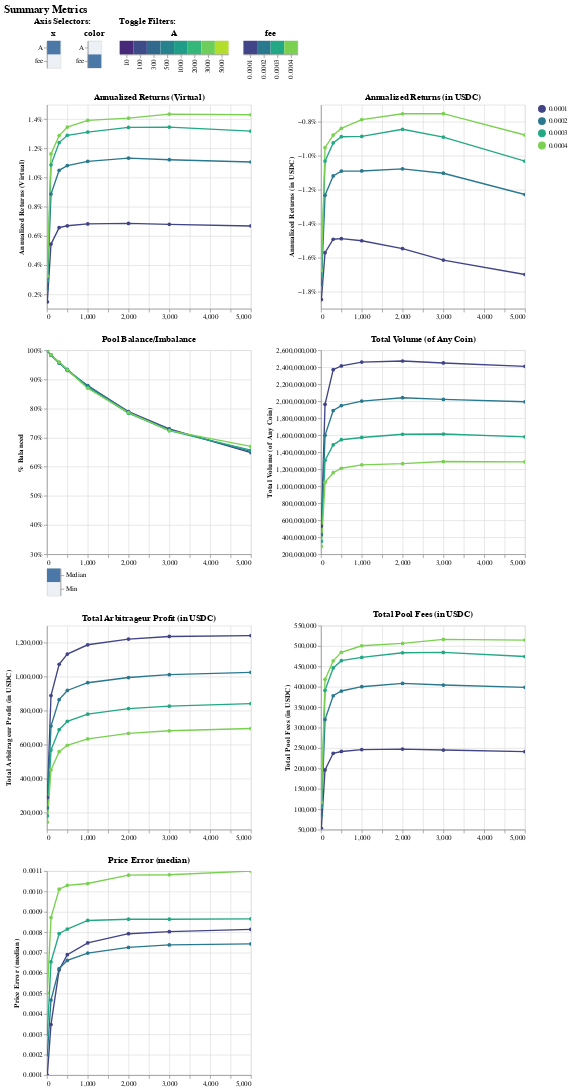

This figure's notebook cell:
### Markdown cell above
Instead, we'll output the results with "plot". Because the output, containing "summary" and "data" sections, is quite large, let's display only the "summary" section without saving the results using the "save_as" keyword argument.

### Code cell
res.plot(summary=True, data=False, save_as=None)

### Figure 1 — Vega-Lite specification as saved in the notebook (floating-point values rounded to 4 significant figures)
{"config": {"view": {"continuousWidth": 300, "continuousHeight": 300}}, "vconcat": [{"hconcat": [{"concat": [{"data": {"name": "data-de3d775f25859dd3a4bacfddf682eea1"}, "mark": {"type": "rect"}, "encoding": {"color": {"legend": null, "scale": {"scheme": "viridis"}}, "opacity": {"condition": {"param": "param_1", "value": 1}, "value": 0.1}, "y": {"axis": {"orient": "left"}, "field": "labels", "title": null, "type": "ordinal"}}, "name": "view_1", "title": "x"}, {"data": {"name": "data-02ee0ec22ef8ef732099c7bed2835f29"}, "mark": {"type": "rect"}, "encoding": {"color": {"legend": null, "scale": {"scheme": "viridis"}}, "opacity": {"condition": {"param": "param_2", "value": 1}, "value": 0.1}, "y": {"axis": {"orient": "left"}, "field": "labels", "title": null, "type": "ordinal"}}, "name": "view_2", "title": "color"}], "title": "Axis Selectors:"}, {"concat": [{"data": {"name": "data-8ead4fbb0cac6f761e6cb08de96e2e79"}, "mark": {"type": "rect"}, "encoding": {"color": {"field": "labels", "legend": null, "scale": {"scheme": "viridis"}, "type": "ordinal"}, "opacity": {"condition": {"param": "param_3", "value": 1}, "value": 0.1}, "x": {"axis": {"orient": "bottom"}, "field": "labels", "title": null, "type": "ordinal"}}, "name": "view_3", "title": "A"}, {"data": {"name": "data-d562fbabbc8a7419df3510bdb5d22a62"}, "mark": {"type": "rect"}, "encoding": {"color": {"field": "labels", "legend": null, "scale": {"scheme": "viridis"}, "type": "ordinal"}, "opacity": {"condition": {"param": "param_4", "value": 1}, "value": 0.1}, "x": {"axis": {"orient": "bottom"}, "field": "labels", "title": null, "type": "ordinal"}}, "name": "view_4", "title": "fee"}], "resolve": {"scale": {"color": "independent"}}, "title": "Toggle Filters:"}]}, {"concat": [{"mark": {"type": "line", "point": true}, "encoding": {"color": {"field": "color", "scale": {"scheme": "viridis"}, "title": null, "type": "ordinal"}, "tooltip": [{"field": "pool_value_virtual annualized_returns", "title": "Annualized Returns (Virtual)", "type": "quantitative"}, {"field": "A", "type": "quantitative"}, {"field": "fee", "type": "quantitative"}], "x": {"field": "x", "scale": {"zero": false}, "title": null, "type": "quantitative"}, "y": {"axis": {"format": "%"}, "field": "pool_value_virtual annualized_returns", "scale": {"zero": false}, "title": "Annualized Returns (Virtual)", "type": "quantitative"}}, "name": "view_5", "title": "Annualized Returns (Virtual)", "transform": [{"calculate": "datum[param_1.x]", "as": "x"}, {"calculate": "datum[param_2.color]", "as": "color"}, {"filter": {"param": "param_3"}}, {"filter": {"param": "param_4"}}]}, {"mark": {"type": "line", "point": true}, "encoding": {"color": {"field": "color", "scale": {"scheme": "viridis"}, "title": null, "type": "ordinal"}, "tooltip": [{"field": "pool_value annualized_returns", "title": "Annualized Returns (in USDC)", "type": "quantitative"}, {"field": "A", "type": "quantitative"}, {"field": "fee", "type": "quantitative"}], "x": {"field": "x", "scale": {"zero": false}, "title": null, "type": "quantitative"}, "y": {"axis": {"format": "%"}, "field": "pool_value annualized_returns", "scale": {"zero": false}, "title": "Annualized Returns (in USDC)", "type": "quantitative"}}, "name": "view_6", "title": "Annualized Returns (in USDC)", "transform": [{"calculate": "datum[param_1.x]", "as": "x"}, {"calculate": "datum[param_2.color]", "as": "color"}, {"filter": {"param": "param_3"}}, {"filter": {"param": "param_4"}}]}, {"vconcat": [{"layer": [{"mark": {"type": "line", "point": true}, "encoding": {"color": {"field": "color", "scale": {"scheme": "viridis"}, "title": null, "type": "ordinal"}, "opacity": {"condition": {"test": "indexof(param_7.submetric, 'pool_balance median') != -1", "value": 1}, "value": 0}, "tooltip": [{"field": "pool_balance median", "title": "Median % Balanced", "type": "quantitative"}, {"field": "A", "type": "quantitative"}, {"field": "fee", "type": "quantitative"}], "x": {"field": "x", "scale": {"zero": false}, "title": null, "type": "quantitative"}, "y": {"axis": {"format": "%"}, "field": "pool_balance median", "scale": {"zero": false}, "title": "% Balanced", "type": "quantitative"}}, "name": "view_7", "title": "Pool Balance/Imbalance", "transform": [{"calculate": "datum[param_1.x]", "as": "x"}, {"calculate": "datum[param_2.color]", "as": "color"}, {"filter": {"param": "param_3"}}, {"filter": {"param": "param_4"}}]}, {"mark": {"type": "line", "point": true}, "encoding": {"color": {"field": "color", "scale": {"scheme": "viridis"}, "title": null, "type": "ordinal"}, "opacity": {"condition": {"test": "indexof(param_7.submetric, 'pool_balance min') != -1", "value": 1}, "value": 0}, "tooltip": [{"field": "pool_balance min", "title": "Min % Balanced", "type": "quantitative"}, {"field": "A", "type": "quantitative"}, {"field": "fee", "type": "quantitative"}], "x": {"field": "x", "scale": {"zero": false}, "title": null, "type": "quantitative"}, "y": {"axis": {"format": "%"}, "field": "pool_balance min", "scale": {"zero": false}, "title": "% Balanced", "type": "quantitative"}}, "name": "view_8", "title": "Pool Balance/Imbalance", "transform": [{"calculate": "datum[param_1.x]", "as": "x"}, {"calculate": "datum[param_2.color]", "as": "color"}, {"filter": {"param": "param_3"}}, {"filter": {"param": "param_4"}}]}], "data": {"name": "data-27a7fd9787c1173d7f3fdb4ce6fa388b"}}, {"data": {"name": "data-4d71f46b9aefd1101b4723599b0c790a"}, "mark": {"type": "rect"}, "encoding": {"color": {"legend": null, "scale": {"scheme": "viridis"}}, "opacity": {"condition": {"param": "param_7", "value": 1}, "value": 0.1}, "y": {"axis": {"orient": "right"}, "field": "labels", "title": null, "type": "ordinal"}}, "name": "view_9", "title": ""}], "spacing": 2}, {"mark": {"type": "line", "point": true}, "encoding": {"color": {"field": "color", "scale": {"scheme": "viridis"}, "title": null, "type": "ordinal"}, "tooltip": [{"field": "pool_volume sum", "title": "Total Volume (of Any Coin)", "type": "quantitative"}, {"field": "A", "type": "quantitative"}, {"field": "fee", "type": "quantitative"}], "x": {"field": "x", "scale": {"zero": false}, "title": null, "type": "quantitative"}, "y": {"field": "pool_volume sum", "scale": {"zero": false}, "title": "Total Volume (of Any Coin)", "type": "quantitative"}}, "name": "view_10", "title": "Total Volume (of Any Coin)", "transform": [{"calculate": "datum[param_1.x]", "as": "x"}, {"calculate": "datum[param_2.color]", "as": "color"}, {"filter": {"param": "param_3"}}, {"filter": {"param": "param_4"}}]}, {"mark": {"type": "line", "point": true}, "encoding": {"color": {"field": "color", "scale": {"scheme": "viridis"}, "title": null, "type": "ordinal"}, "tooltip": [{"field": "arb_profit sum", "title": "Total Arbitrageur Profit (in USDC)", "type": "quantitative"}, {"field": "A", "type": "quantitative"}, {"field": "fee", "type": "quantitative"}], "x": {"field": "x", "scale": {"zero": false}, "title": null, "type": "quantitative"}, "y": {"field": "arb_profit sum", "scale": {"zero": false}, "title": "Total Arbitrageur Profit (in USDC)", "type": "quantitative"}}, "name": "view_11", "title": "Total Arbitrageur Profit (in USDC)", "transform": [{"calculate": "datum[param_1.x]", "as": "x"}, {"calculate": "datum[param_2.color]", "as": "color"}, {"filter": {"param": "param_3"}}, {"filter": {"param": "param_4"}}]}, {"mark": {"type": "line", "point": true}, "encoding": {"color": {"field": "color", "scale": {"scheme": "viridis"}, "title": null, "type": "ordinal"}, "tooltip": [{"field": "pool_fees sum", "title": "Total Pool Fees (in USDC)", "type": "quantitative"}, {"field": "A", "type": "quantitative"}, {"field": "fee", "type": "quantitative"}], "x": {"field": "x", "scale": {"zero": false}, "title": null, "type": "quantitative"}, "y": {"field": "pool_fees sum", "scale": {"zero": false}, "title": "Total Pool Fees (in USDC)", "type": "quantitative"}}, "name": "view_12", "title": "Total Pool Fees (in USDC)", "transform": [{"calculate": "datum[param_1.x]", "as": "x"}, {"calculate": "datum[param_2.color]", "as": "color"}, {"filter": {"param": "param_3"}}, {"filter": {"param": "param_4"}}]}, {"mark": {"type": "line", "point": true}, "encoding": {"color": {"field": "color", "scale": {"scheme": "viridis"}, "title": null, "type": "ordinal"}, "tooltip": [{"field": "price_error median", "title": "Price Error (median)", "type": "quantitative"}, {"field": "A", "type": "quantitative"}, {"field": "fee", "type": "quantitative"}], "x": {"field": "x", "scale": {"zero": false}, "title": null, "type": "quantitative"}, "y": {"field": "price_error median", "scale": {"zero": false}, "title": "Price Error (median)", "type": "quantitative"}}, "name": "view_13", "title": "Price Error (median)", "transform": [{"calculate": "datum[param_1.x]", "as": "x"}, {"calculate": "datum[param_2.color]", "as": "color"}, {"filter": {"param": "param_3"}}, {"filter": {"param": "param_4"}}]}], "columns": 2, "data": {"name": "data-27a7fd9787c1173d7f3fdb4ce6fa388b"}}], "params": [{"name": "param_1", "select": {"type": "point", "clear": false, "fields": ["x"], "toggle": false}, "value": [{"x": "A"}], "views": ["view_1"]}, {"name": "param_2", "select": {"type": "point", "clear": false, "fields": ["color"], "toggle": false}, "value": [{"color": "fee"}], "views": ["view_2"]}, {"name": "param_3", "select": {"type": "point", "clear": false, "fields": ["A"], "toggle": "true"}, "value": [{"A": 10.0}, {"A": 100.0}, {"A": 300.0}, {"A": 500.0}, {"A": 1000.0}, {"A": 2000.0}, {"A": 3000.0}, {"A": 5000.0}], "views": ["view_3"]}, {"name": "param_4", "select": {"type": "point", "clear": false, "fields": ["fee"], "toggle": "true"}, "value": [{"fee": 0.0001}, {"fee": 0.0002}, {"fee": 0.0003}, {"fee": 0.0004}], "views": ["view_4"]}, {"name": "param_5", "select": {"type": "interval", "encodings": ["x", "y"]}, "bind": "scales", "views": ["view_5"]}, {"name": "param_6", "select": {"type": "interval", "encodings": ["x", "y"]}, "bind": "scales", "views": ["view_6"]}, {"name": "param_8", "select": {"type": "interval", "encodings": ["x", "y"]}, "bind": "scales", "views": ["view_7"]}, {"name": "param_9", "select": {"type": "interval", "encodings": ["x", "y"]}, "bind": "scales", "views": ["view_8"]}, {"name": "param_7", "select": {"type": "point", "clear": false, "fields": ["submetric"], "toggle": "true"}, "value": [{"submetric": "pool_balance median"}], "views": ["view_9"]}, {"name": "param_10", "select": {"type": "interval", "encodings": ["x", "y"]}, "bind": "scales", "views": ["view_10"]}, {"name": "param_11", "select": {"type": "interval", "encodings": ["x", "y"]}, "bind": "scales", "views": ["view_11"]}, {"name": "param_12", "select": {"type": "interval", "encodings": ["x", "y"]}, "bind": "scales", "views": ["view_12"]}, {"name": "param_13", "select": {"type": "interval", "encodings": ["x", "y"]}, "bind": "scales", "views": ["view_13"]}], "resolve": {"scale": {"color": "independent"}}, "title": {"text": "Summary Metrics", "fontSize": 16}, "$schema": "https://vega.github.io/schema/vega-lite/v5.14.1.json", "datasets": {"data-de3d775f25859dd3a4bacfddf682eea1": [{"x": "A", "labels": "A"}, {"x": "fee", "labels": "fee"}], "data-02ee0ec22ef8ef732099c7bed2835f29": [{"color": "A", "labels": "A"}, {"color": "fee", "labels": "fee"}], "data-8ead4fbb0cac6f761e6cb08de96e2e79": [{"A": 10, "labels": 10}, {"A": 100, "labels": 100}, {"A": 300, "labels": 300}, {"A": 500, "labels": 500}, {"A": 1000, "labels": 1000}, {"A": 2000, "labels": 2000}, {"A": 3000, "labels": 3000}, {"A": 5000, "labels": 5000}], "data-d562fbabbc8a7419df3510bdb5d22a62": [{"fee": 0.0001, "labels": 0.0001}, {"fee": 0.0002, "labels": 0.0002}, {"fee": 0.0003, "labels": 0.0003}, {"fee": 0.0004, "labels": 0.0004}], "data-27a7fd9787c1173d7f3fdb4ce6fa388b": [{"A": 10, "fee": 0.0001, "pool_value_virtual annualized_returns": 0.00147, "pool_value annualized_returns": -0.01846, "pool_balance median": 0.9977, "pool_balance min": 0.9779, "pool_volume sum": 531300000.0, "arb_profit sum": 289300.0, "pool_fees sum": 53140.0, "price_error median": 0.0001}, {"A": 10, "fee": 0.0002, "pool_value_virtual annualized_returns": 0.002379, "pool_value annualized_returns": -0.01757, "pool_balance median": 0.9978, "pool_balance min": 0.9783, "pool_volume sum": 429700000.0, "arb_profit sum": 227500.0, "pool_fees sum": 85950.0, "price_error median": 0.0002}, {"A": 10, "fee": 0.0003, "pool_value_virtual annualized_returns": 0.002927, "pool_value annualized_returns": -0.01703, "pool_balance median": 0.9978, "pool_balance min": 0.9789, "pool_volume sum": 352400000.0, "arb_profit sum": 180800.0, "pool_fees sum": 105700.0, "price_error median": 0.0003}, {"A": 10, "fee": 0.0004, "pool_value_virtual annualized_returns": 0.00323, "pool_value annualized_returns": -0.01674, "pool_balance median": 0.9978, "pool_balance min": 0.9795, "pool_volume sum": 291600000.0, "arb_profit sum": 144200.0, "pool_fees sum": 116700.0, "price_error median": 0.000503}, {"A": 100, "fee": 0.0001, "pool_value_virtual annualized_returns": 0.005436, "pool_value annualized_returns": -0.0157, "pool_balance median": 0.9833, "pool_balance min": 0.9224, "pool_volume sum": 1963000000.0, "arb_profit sum": 888500.0, "pool_fees sum": 196300.0, "price_error median": 0.000348}, {"A": 100, "fee": 0.0002, "pool_value_virtual annualized_returns": 0.008872, "pool_value annualized_returns": -0.01232, "pool_balance median": 0.9835, "pool_balance min": 0.9222, "pool_volume sum": 1598000000.0, "arb_profit sum": 708800.0, "pool_fees sum": 319700.0, "price_error median": 0.000468}, {"A": 100, "fee": 0.0003, "pool_value_virtual annualized_returns": 0.01087, "pool_value annualized_returns": -0.01032, "pool_balance median": 0.9839, "pool_balance min": 0.9247, "pool_volume sum": 1305000000.0, "arb_profit sum": 567500.0, "pool_fees sum": 391400.0, "price_error median": 0.000655}, {"A": 100, "fee": 0.0004, "pool_value_virtual annualized_returns": 0.01162, "pool_value annualized_returns": -0.009527, "pool_balance median": 0.9842, "pool_balance min": 0.9279, "pool_volume sum": 1045000000.0, "arb_profit sum": 451800.0, "pool_fees sum": 418200.0, "price_error median": 0.000872}, {"A": 300, "fee": 0.0001, "pool_value_virtual annualized_returns": 0.006568, "pool_value annualized_returns": -0.01491, "pool_balance median": 0.9562, "pool_balance min": 0.8028, "pool_volume sum": 2370000000.0, "arb_profit sum": 1073000.0, "pool_fees sum": 237100.0, "price_error median": 0.000616}, {"A": 300, "fee": 0.0002, "pool_value_virtual annualized_returns": 0.0105, "pool_value annualized_returns": -0.01119, "pool_balance median": 0.9573, "pool_balance min": 0.8143, "pool_volume sum": 1890000000.0, "arb_profit sum": 864400.0, "pool_fees sum": 378100.0, "price_error median": 0.000622}, {"A": 300, "fee": 0.0003, "pool_value_virtual annualized_returns": 0.0124, "pool_value annualized_returns": -0.009244, "pool_balance median": 0.9575, "pool_balance min": 0.8235, "pool_volume sum": 1487000000.0, "arb_profit sum": 687600.0, "pool_fees sum": 446200.0, "price_error median": 0.000793}, {"A": 300, "fee": 0.0004, "pool_value_virtual annualized_returns": 0.01288, "pool_value annualized_returns": -0.008787, "pool_balance median": 0.959, "pool_balance min": 0.8289, "pool_volume sum": 1159000000.0, "arb_profit sum": 558400.0, "pool_fees sum": 463500.0, "price_error median": 0.001011}, {"A": 500, "fee": 0.0001, "pool_value_virtual annualized_returns": 0.006691, "pool_value annualized_returns": -0.01488, "pool_balance median": 0.9312, "pool_balance min": 0.7173, "pool_volume sum": 2415000000.0, "arb_profit sum": 1132000.0, "pool_fees sum": 241500.0, "price_error median": 0.00069}, {"A": 500, "fee": 0.0002, "pool_value_virtual annualized_returns": 0.01082, "pool_value annualized_returns": -0.0109, "pool_balance median": 0.9306, "pool_balance min": 0.724, "pool_volume sum": 1948000000.0, "arb_profit sum": 918400.0, "pool_fees sum": 389700.0, "price_error median": 0.000662}, {"A": 500, "fee": 0.0003, "pool_value_virtual annualized_returns": 0.0129, "pool_value annualized_returns": -0.008883, "pool_balance median": 0.9344, "pool_balance min": 0.7329, "pool_volume sum": 1547000000.0, "arb_profit sum": 737300.0, "pool_fees sum": 464100.0, "price_error median": 0.000816}, {"A": 500, "fee": 0.0004, "pool_value_virtual annualized_returns": 0.01347, "pool_value annualized_returns": -0.008396, "pool_balance median": 0.9321, "pool_balance min": 0.742, "pool_volume sum": 1211000000.0, "arb_profit sum": 596100.0, "pool_fees sum": 484500.0, "price_error median": 0.00103}, {"A": 1000, "fee": 0.0001, "pool_value_virtual annualized_returns": 0.006818, "pool_value annualized_returns": -0.015, "pool_balance median": 0.8776, "pool_balance min": 0.5838, "pool_volume sum": 2460000000.0, "arb_profit sum": 1187000.0, "pool_fees sum": 246000.0, "price_error median": 0.000748}, {"A": 1000, "fee": 0.0002, "pool_value_virtual annualized_returns": 0.01111, "pool_value annualized_returns": -0.0109, "pool_balance median": 0.8783, "pool_balance min": 0.5925, "pool_volume sum": 2001000000.0, "arb_profit sum": 963900.0, "pool_fees sum": 400200.0, "price_error median": 0.000698}, {"A": 1000, "fee": 0.0003, "pool_value_virtual annualized_returns": 0.01312, "pool_value annualized_returns": -0.008864, "pool_balance median": 0.8725, "pool_balance min": 0.606, "pool_volume sum": 1573000000.0, "arb_profit sum": 779200.0, "pool_fees sum": 472100.0, "price_error median": 0.000858}, {"A": 1000, "fee": 0.0004, "pool_value_virtual annualized_returns": 0.01392, "pool_value annualized_returns": -0.007875, "pool_balance median": 0.8695, "pool_balance min": 0.6104, "pool_volume sum": 1251000000.0, "arb_profit sum": 633500.0, "pool_fees sum": 500600.0, "price_error median": 0.001039}, {"A": 2000, "fee": 0.0001, "pool_value_virtual annualized_returns": 0.006853, "pool_value annualized_returns": -0.01546, "pool_balance median": 0.7893, "pool_balance min": 0.4633, "pool_volume sum": 2473000000.0, "arb_profit sum": 1221000.0, "pool_fees sum": 247300.0, "price_error median": 0.000793}, {"A": 2000, "fee": 0.0002, "pool_value_virtual annualized_returns": 0.01134, "pool_value annualized_returns": -0.01077, "pool_balance median": 0.7868, "pool_balance min": 0.4694, "pool_volume sum": 2041000000.0, "arb_profit sum": 994600.0, "pool_fees sum": 408300.0, "price_error median": 0.000726}, {"A": 2000, "fee": 0.0003, "pool_value_virtual annualized_returns": 0.01344, "pool_value annualized_returns": -0.008445, "pool_balance median": 0.7836, "pool_balance min": 0.4766, "pool_volume sum": 1611000000.0, "arb_profit sum": 811800.0, "pool_fees sum": 483400.0, "price_error median": 0.000864}, {"A": 2000, "fee": 0.0004, "pool_value_virtual annualized_returns": 0.01408, "pool_value annualized_returns": -0.007531, "pool_balance median": 0.7861, "pool_balance min": 0.4865, "pool_volume sum": 1265000000.0, "arb_profit sum": 666300.0, "pool_fees sum": 506300.0, "price_error median": 0.00108}, {"A": 3000, "fee": 0.0001, "pool_value_virtual annualized_returns": 0.00679, "pool_value annualized_returns": -0.01614, "pool_balance median": 0.7299, "pool_balance min": 0.3992, "pool_volume sum": 2450000000.0, "arb_profit sum": 1236000.0, "pool_fees sum": 245000.0, "price_error median": 0.000803}, {"A": 3000, "fee": 0.0002, "pool_value_virtual annualized_returns": 0.01123, "pool_value annualized_returns": -0.01103, "pool_balance median": 0.7275, "pool_balance min": 0.4065, "pool_volume sum": 2021000000.0, "arb_profit sum": 1011000.0, "pool_fees sum": 404300.0, "price_error median": 0.000738}, {"A": 3000, "fee": 0.0003, "pool_value_virtual annualized_returns": 0.01347, "pool_value annualized_returns": -0.008906, "pool_balance median": 0.7237, "pool_balance min": 0.4136, "pool_volume sum": 1614000000.0, "arb_profit sum": 826100.0, "pool_fees sum": 484300.0, "price_error median": 0.000864}, {"A": 3000, "fee": 0.0004, "pool_value_virtual annualized_returns": 0.01436, "pool_value annualized_returns": -0.007524, "pool_balance median": 0.7243, "pool_balance min": 0.4216, "pool_volume sum": 1290000000.0, "arb_profit sum": 681400.0, "pool_fees sum": 516200.0, "price_error median": 0.001082}, {"A": 5000, "fee": 0.0001, "pool_value_virtual annualized_returns": 0.006678, "pool_value annualized_returns": -0.01699, "pool_balance median": 0.6486, "pool_balance min": 0.3295, "pool_volume sum": 2410000000.0, "arb_profit sum": 1241000.0, "pool_fees sum": 241000.0, "price_error median": 0.000814}, {"A": 5000, "fee": 0.0002, "pool_value_virtual annualized_returns": 0.01107, "pool_value annualized_returns": -0.01228, "pool_balance median": 0.653, "pool_balance min": 0.3364, "pool_volume sum": 1993000000.0, "arb_profit sum": 1025000.0, "pool_fees sum": 398700.0, "price_error median": 0.000743}, {"A": 5000, "fee": 0.0003, "pool_value_virtual annualized_returns": 0.01318, "pool_value annualized_returns": -0.01032, "pool_balance median": 0.6569, "pool_balance min": 0.3432, "pool_volume sum": 1580000000.0, "arb_profit sum": 841100.0, "pool_fees sum": 474200.0, "price_error median": 0.000866}, {"A": 5000, "fee": 0.0004, "pool_value_virtual annualized_returns": 0.01431, "pool_value annualized_returns": -0.008782, "pool_balance median": 0.67, "pool_balance min": 0.3517, "pool_volume sum": 1286000000.0, "arb_profit sum": 694700.0, "pool_fees sum": 514400.0, "price_error median": 0.0011}], "data-4d71f46b9aefd1101b4723599b0c790a": [{"submetric": "pool_balance median", "labels": "Median"}, {"submetric": "pool_balance min", "labels": "Min"}]}}
